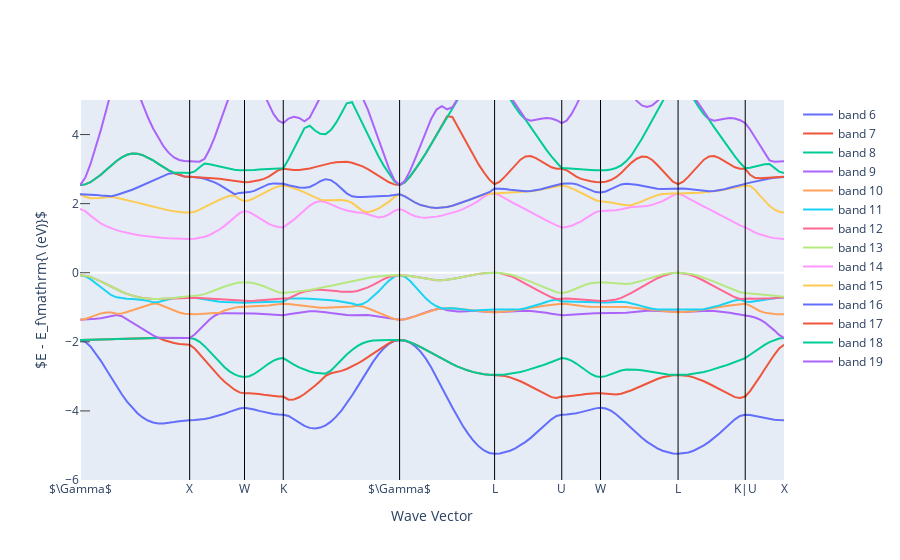

Write notebook code for a chart like this one.
### Markdown cell above
## 0. Récupération de la structure des bandes électroniques du ZrCoBi

### Code cell
import numpy as np
import matplotlib.pyplot as plt
from pymatgen.ext.matproj import MPRester
from pymatgen.electronic_structure import plotter
from pymatgen.electronic_structure.plotter import BSPlotter
from lmapr1492 import plot_brillouin_zone, get_plot_bs, get_plot_dos, get_plot_bs_and_dos, get_branch_wavevectors

mp_key = "XmhOs3iaP3YopOzhwHSd0LHcduZB1r1h"
mp_id = "mp-31451"
material_name = "ZrCoBi"

# Récupération de la structure des bandes électroniques
with MPRester(mp_key) as m:
    band = m.get_bandstructure_by_material_id(mp_id)
    bplot = BSPlotter(band)
    data = bplot.bs_plot_data()
    fig_el_bs = get_plot_bs(band, plot_range=[-6,5])
    fig_el_bs.show()

### Figure 1 — Plotly figure (JSON) as saved in the notebook; plotly's stock layout.template omitted (floating-point values rounded to 4 significant figures; data arrays with more than 128 entries replaced by an {"elided": "..."} marker saying what was removed)
{"data": [{"mode": "lines", "name": "band 6", "type": "scatter", "x": {"elided": "147 float values"}, "y": {"elided": "147 float values"}}, {"mode": "lines", "name": "band 7", "type": "scatter", "x": {"elided": "147 float values"}, "y": {"elided": "147 float values"}}, {"mode": "lines", "name": "band 8", "type": "scatter", "x": {"elided": "147 float values"}, "y": {"elided": "147 float values"}}, {"mode": "lines", "name": "band 9", "type": "scatter", "x": {"elided": "147 float values"}, "y": {"elided": "147 float values"}}, {"mode": "lines", "name": "band 10", "type": "scatter", "x": {"elided": "147 float values"}, "y": {"elided": "147 float values"}}, {"mode": "lines", "name": "band 11", "type": "scatter", "x": {"elided": "147 float values"}, "y": {"elided": "147 float values"}}, {"mode": "lines", "name": "band 12", "type": "scatter", "x": {"elided": "147 float values"}, "y": {"elided": "147 float values"}}, {"mode": "lines", "name": "band 13", "type": "scatter", "x": {"elided": "147 float values"}, "y": {"elided": "147 float values"}}, {"mode": "lines", "name": "band 14", "type": "scatter", "x": {"elided": "147 float values"}, "y": {"elided": "147 float values"}}, {"mode": "lines", "name": "band 15", "type": "scatter", "x": {"elided": "147 float values"}, "y": {"elided": "147 float values"}}, {"mode": "lines", "name": "band 16", "type": "scatter", "x": {"elided": "147 float values"}, "y": {"elided": "147 float values"}}, {"mode": "lines", "name": "band 17", "type": "scatter", "x": {"elided": "147 float values"}, "y": {"elided": "147 float values"}}, {"mode": "lines", "name": "band 18", "type": "scatter", "x": {"elided": "147 float values"}, "y": {"elided": "147 float values"}}, {"mode": "lines", "name": "band 19", "type": "scatter", "x": {"elided": "147 float values"}, "y": {"elided": "147 float values"}}], "layout": {"shapes": [{"line": {"color": "black", "width": 1}, "type": "line", "x0": 1.007, "x1": 1.007, "xref": "x", "y0": 0, "y1": 1, "yref": "y domain"}, {"line": {"color": "black", "width": 1}, "type": "line", "x0": 1.511, "x1": 1.511, "xref": "x", "y0": 0, "y1": 1, "yref": "y domain"}, {"line": {"color": "black", "width": 1}, "type": "line", "x0": 1.867, "x1": 1.867, "xref": "x", "y0": 0, "y1": 1, "yref": "y domain"}, {"line": {"color": "black", "width": 1}, "type": "line", "x0": 2.936, "x1": 2.936, "xref": "x", "y0": 0, "y1": 1, "yref": "y domain"}, {"line": {"color": "black", "width": 1}, "type": "line", "x0": 3.808, "x1": 3.808, "xref": "x", "y0": 0, "y1": 1, "yref": "y domain"}, {"line": {"color": "black", "width": 1}, "type": "line", "x0": 4.425, "x1": 4.425, "xref": "x", "y0": 0, "y1": 1, "yref": "y domain"}, {"line": {"color": "black", "width": 1}, "type": "line", "x0": 4.781, "x1": 4.781, "xref": "x", "y0": 0, "y1": 1, "yref": "y domain"}, {"line": {"color": "black", "width": 1}, "type": "line", "x0": 5.494, "x1": 5.494, "xref": "x", "y0": 0, "y1": 1, "yref": "y domain"}, {"line": {"color": "black", "width": 1}, "type": "line", "x0": 6.111, "x1": 6.111, "xref": "x", "y0": 0, "y1": 1, "yref": "y domain"}], "xaxis": {"mirror": true, "showgrid": false, "ticklen": 0, "ticks": "inside", "ticktext": ["$\\Gamma$", "X", "W", "K", "$\\Gamma$", "L", "U", "W", "L", "K|U", "X"], "tickvals": [0, 1.007, 1.511, 1.867, 2.936, 3.808, 4.425, 4.781, 5.494, 6.111, 6.467], "title": {"text": "Wave Vector"}}, "yaxis": {"mirror": true, "range": [-6, 5], "showgrid": false, "ticklen": 10, "ticks": "inside", "title": {"text": "$E - E_f\\mathrm{\\ (eV)}$"}}}}
